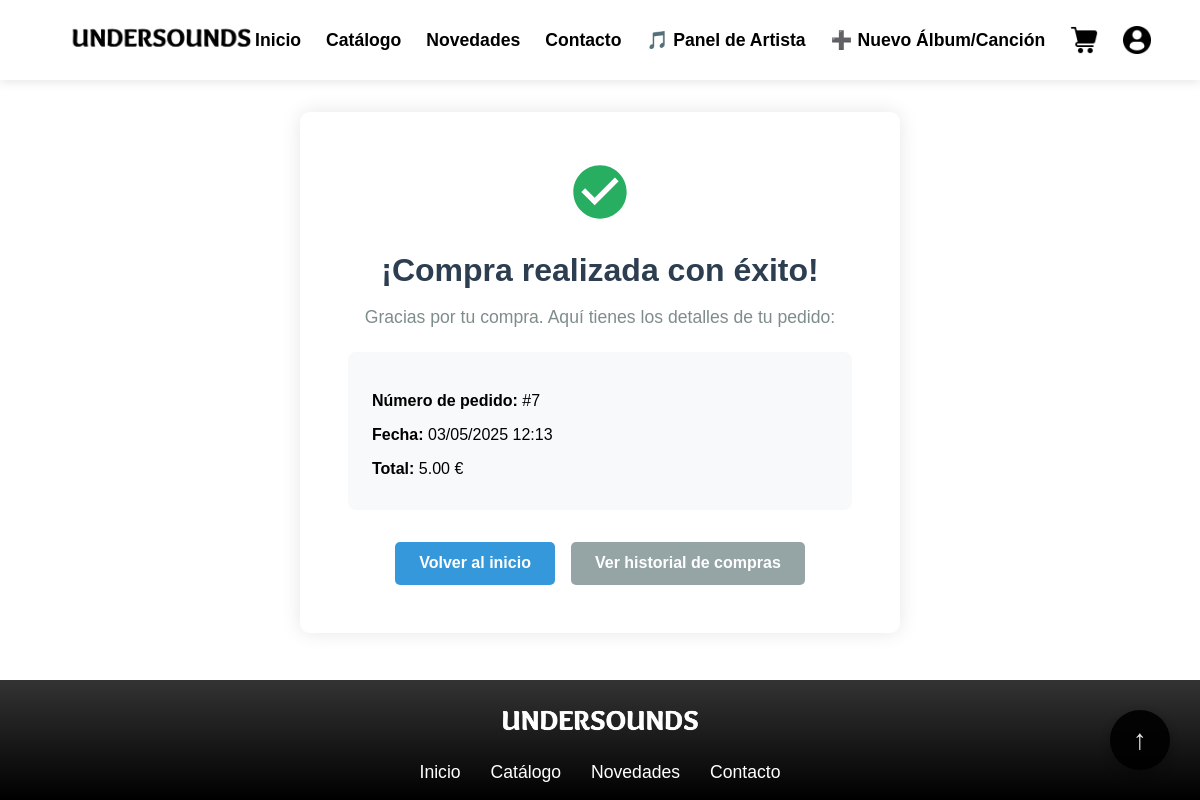
Screenshot of /order_confirmation/7/ (signed in) with the database file from the repository.
### model/store/store_models.py (models this page shows, shortened)
class Purchase(models.Model):
    user = models.ForeignKey(User, on_delete=models.CASCADE, related_name='purchases')
    order = models.ForeignKey('Order', on_delete=models.SET_NULL, null=True, blank=True)
    purchase_date = models.DateTimeField(auto_now_add=True)
    total_price = models.DecimalField(max_digits=10, decimal_places=2)
    payment_method = models.CharField(max_length=50, blank=True, null=True)
    class Meta:
        app_label = 'store'
        ordering = ['-purchase_date']

### view/store/views.py (the view)
# urls.py: path('order_confirmation/<int:order_id>/', views.order_confirmation, name='order_confirmation'),
@login_required
def order_confirmation(request, order_id):
    order = get_object_or_404(Order, id=order_id, user=request.user)
    purchase = get_object_or_404(Purchase, order=order)
    return render(request, 'order_confirmation.html', {
        'purchase': purchase,  # Mantenemos ambas variables por si las necesitas en el template
    })

### view/store/templates/order_confirmation.html (shortened to what this page needs)
{% extends 'base.html' %}
{% load static %}
{% load humanize %}
{%  block extra_css %}
<link rel="stylesheet" href="{% static 'store/css/order_confirmation.css' %}">
{% endblock %}
{% block content %}
<div class="confirmation-container">
    <div class="confirmation-card">
        <div class="confirmation-icon">
            <svg xmlns="http://www.w3.org/2000/svg" width="64" height="64" viewBox="0 0 24 24" fill="#27ae60">
                <path d="M12 2C6.48 2 2 6.48 2 12s4.48 10 10 10 10-4.48 10-10S17.52 2 12 2zm-2 15l-5-5 1.41-1.41L10 14.17l7.59-7.59L19 8l-9 9z"/>
            </svg>
        </div>
        <h1>¡Compra realizada con éxito!</h1>
        <p class="confirmation-message">Gracias por tu compra. Aquí tienes los detalles de tu pedido:</p>
        <div class="purchase-details">
            <p><strong>Número de pedido:</strong> #{{ purchase.order_id }}</p>
            <p><strong>Fecha:</strong> {{ purchase.purchase_date|date:"d/m/Y H:i" }}</p>
            <p><strong>Total:</strong> {{ purchase.total_price|intcomma }} €</p>
        </div>
        <div class="confirmation-actions">
            <a href="{% url 'inicio' %}" class="btn btn-primary">Volver al inicio</a>
            <a href="{% url 'historial_compras' %}" class="btn btn-secondary">Ver historial de compras</a>
        </div>
    </div>
</div>
{% endblock %}

### view/static/css/style.css (style rules this page uses)
* { box-sizing: border-box; }
body { margin: 0; padding: 0; padding-top: 80px; min-height: 100vh; display: flex; flex-direction: column; font-family: Arial, sans-serif; }

### view/static/store/css/order_confirmation.css (style rules this page uses)
.confirmation-container { display: flex; justify-content: center; align-items: center; min-height: 70vh; padding: 2rem; }
.confirmation-card { background: white; padding: 3rem; border-radius: 10px; box-shadow: 0 0 20px rgba(0, 0, 0, 0.1); text-align: center; max-width: 600px; width: 100%; }
.confirmation-icon { margin-bottom: 1.5rem; }
.confirmation-card h1 { font-size: 2rem; color: #2c3e50; margin-bottom: 1rem; }
.confirmation-message { font-size: 1.1rem; color: #7f8c8d; margin-bottom: 1.5rem; }
.purchase-details { text-align: left; background: #f8f9fa; padding: 1.5rem; border-radius: 8px; margin-bottom: 2rem; }
.purchase-details p { margin-bottom: 0.5rem; }
.confirmation-actions { display: flex; justify-content: center; gap: 1rem; margin-top: 2rem; }
.btn { padding: 0.8rem 1.5rem; border-radius: 5px; font-weight: 600; text-decoration: none; transition: all 0.3s ease; }
.btn-primary { background: #3498db; color: white; }
.btn-secondary { background: #95a5a6; color: white; }

### rows the page displays
Purchase: order_id "7", purchase_date "03/05/2025 12:13", total_price "5.00"
